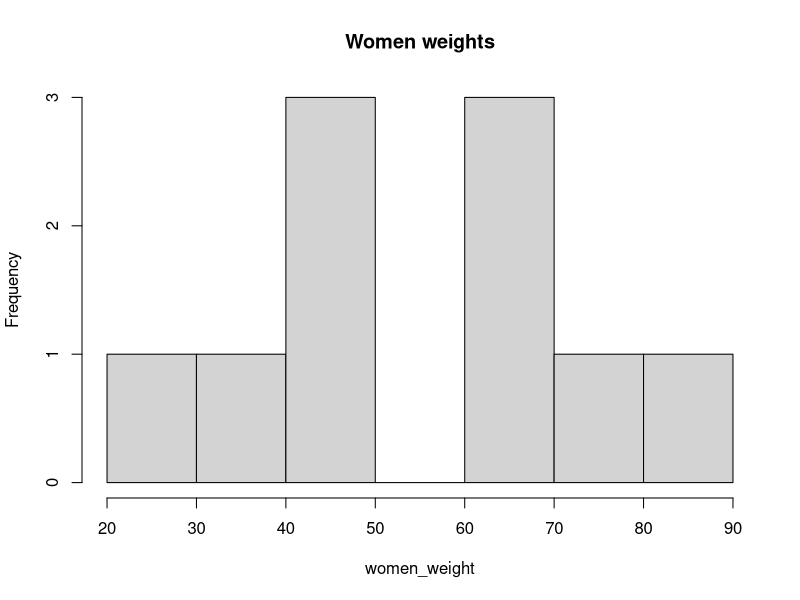
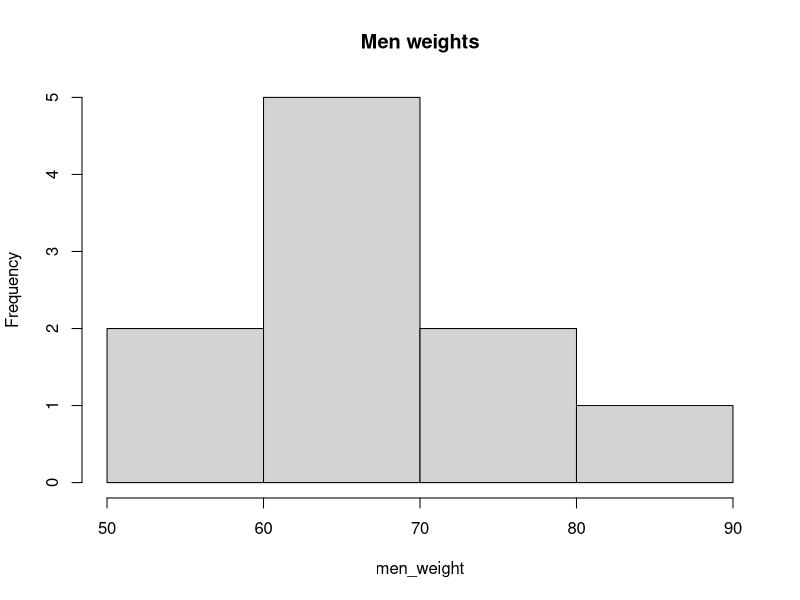

The R source for these figures, in order:
# Data source http://www.sthda.com

# Suppose we collected data for women and men weights
women_weight <- c(38.9, 61.2, 73.3, 21.8, 63.4, 64.6, 48.4, 48.8, 48.5,82)
men_weight <- c(67.8, 60, 63.4, 76, 89.4, 73.3, 67.3, 61.3, 62.4,53) 

# let's look at the data we have
hist(women_weight, main = 'Women weights')
mean(women_weight)
hist(men_weight, main = 'Men weights')
mean(men_weight)

# Can we just say that they are different and that's it?! Well...No! 
t.test(women_weight, men_weight)
